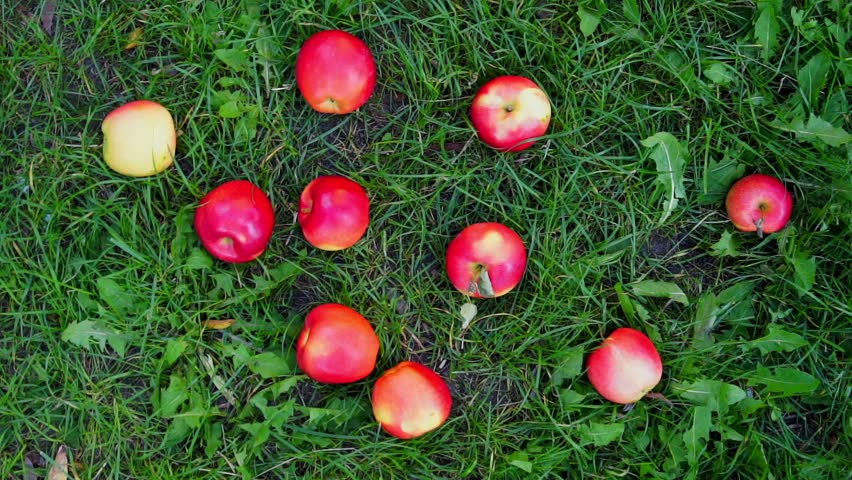
//> input picture Appunti/Algoritmi/image/apple.jpg, 852 x 480 px
$ ./HoughLines image/apple.jpg   (built with g++ and OpenCV 4)
//> lines starting //> are read from the running program, lines starting //| are printed output that depends on the picture
#include <opencv2/opencv.hpp>
using namespace cv;

/*
	1. Inizializzare l'accumulatore H
	2. Applicare l'algoritmo di Canny per individuare i punti di edge
	3. Per ogni punto (𝑥, 𝑦) di edge (risultato di Canny)
	4. Per ogni angolo 𝜃 = 0: 180 calcolare 𝜌 = 𝑥 cos 𝜃 + 𝑦 sin 𝜃
	5. Incrementare H(𝜌, 𝜃)=H(𝜌, 𝜃)+1
	6. Le celle H(𝜌, 𝜃) con un valore maggiore di una soglia th corrispondono alle rette nell'immagine
*/

void polarToCartesian(double, int, Point&, Point&);
void houghLines(Mat, Mat&, int, int, int);

int main(int argc, char** argv) {
	Mat img = imread(argv[1], IMREAD_GRAYSCALE);
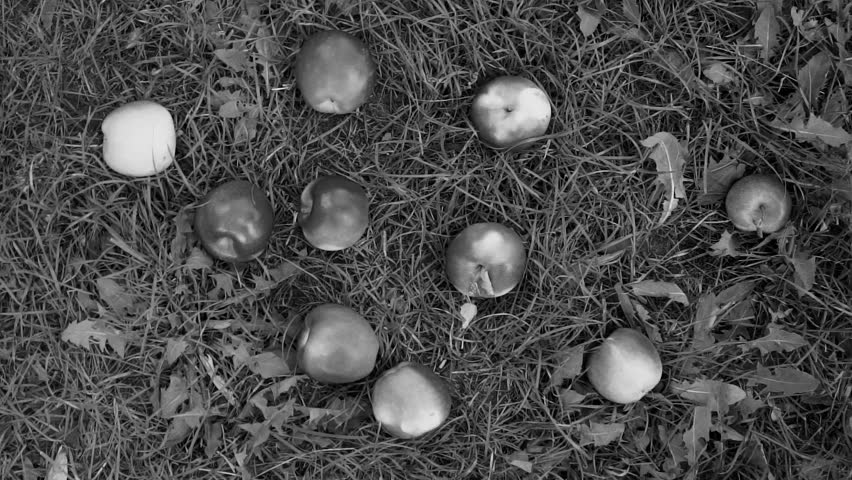
//> img: 480 rows x 852 cols, CV_8UC1; min 0, max 235, mean 76.2
	if(img.empty()) return -1;
	Mat dst;
	int cannyLTH = 40, cannyHTH = 120, houghTH = 100;
	houghLines(img, dst, cannyLTH, cannyHTH, houghTH);
	imshow("Original", img);
	imshow("HoughLines", dst);
	waitKey(0);
	return 0;
}

/*
	questa funzione prende una coppia di coordinate polari rappresentate da rho (la distanza dal centro)
	e theta (l'angolo rispetto all'asse x) e le converte in coordinate cartesiane
*/
void polarToCartesian(double rho, int theta, Point& p1, Point& p2) {
	int alpha = 1000;
	int x0 = cvRound(rho * cos(theta)); // coordinata x del centro del cerchio
	int y0 = cvRound(rho * sin(theta)); // coordinata y del centro del cerchio

	p1.x = cvRound(x0 + alpha * (-sin(theta))); // calcola la coordinata x del primo punto (p1) sulla circonferenza del cerchio
	p1.y = cvRound(y0 + alpha * (cos(theta))); // calcola la coordinata y del primo punto (p1) sulla circonferenza del cerchio
	p2.x = cvRound(x0 - alpha * (-sin(theta))); // calcola la coordinata x del secondo punto (p2) sulla circonferenza del cerchio
	p2.y = cvRound(y0 - alpha * (cos(theta))); // calcola la coordinata y del secondo punto (p2) sulla circonferenza del cerchio
}

void houghLines(Mat src, Mat& dst, int cannyLTH, int cannyHTH, int houghTH) {
//> called with cannyLTH = 40, cannyHTH = 120, houghTH = 100
	// 1. Creare la matrice in cui saranno contenuti i voti
	int maxDist = hypot(src.rows, src.cols);
//> maxDist = 977
	Mat votes = Mat::zeros(maxDist * 2, 180, CV_8U);
	// 2. Eseguire algoritmo di Canny sull'immagine per rilevare i bordi
	Mat gaus, cannyimg;
	GaussianBlur(src, gaus, Size(3,3), 0);
	Canny(gaus, cannyimg, cannyLTH, cannyHTH);
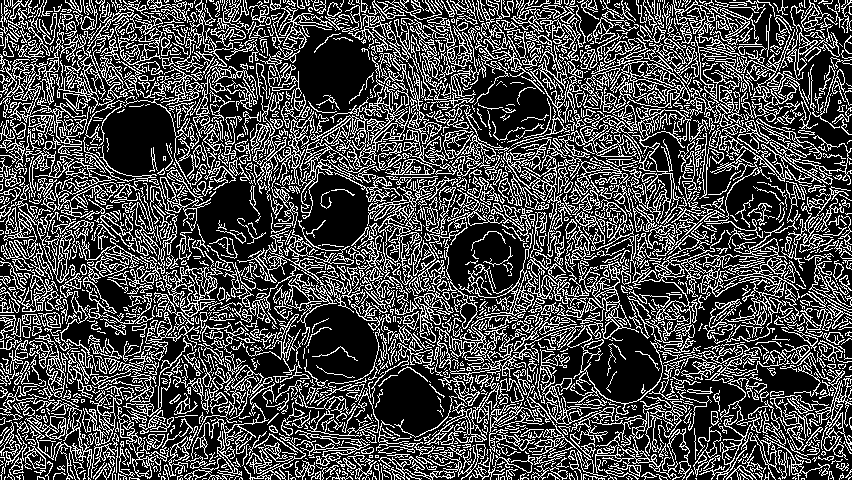
//> cannyimg: 480 rows x 852 cols, CV_8UC1; 29% white in thin lines or dots
	// 3. Essenza dell'algoritmo
	double rho;
	int theta;
	for(int i = 0; i < cannyimg.rows; i++) { // itero le righe di canny
		for(int j = 0; j < cannyimg.cols; j++) { // itero le colonne di canny
			if(cannyimg.at<uchar>(i,j) == 255) { // se sono sul bordo
				// Per ogni angolo 𝜃 = 0: 180
				for(theta = 0; theta <= 180; theta++) {
					// calcolare 𝜌 = 𝑥 cos 𝜃 + 𝑦 sin 𝜃
					rho = round(j * cos(theta-90) + i * sin(theta-90)) + maxDist; // la sottrazione di 90 gradi viene effettuata
																			      // per ruotare gli angoli in modo che siano
																			      // allineati rispetto all'asse y dell'immagine invece che all'asse x.
					// Incrementare H(𝜌, 𝜃) = H(𝜌, 𝜃) + 1
					votes.at<uchar>(rho,theta)++;
				}
			}
		}
	}
//> this loop made 480 passes
//> rho on passes 1 to 3: 596, 597, 597
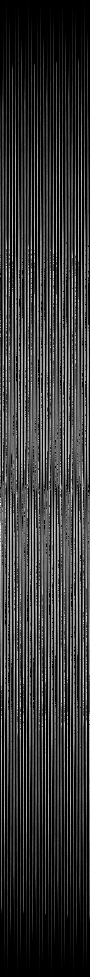
//> votes: 1954 rows x 180 cols, CV_8UC1 (shown at 1/2 size); min 0, max 255, mean 55.1
//> after the loop, rho = 1025
	// 4. Disegno delle linee
	src.copyTo(dst);
	Point p1, p2;
	for(int i = 0; i < votes.rows; i++) {
		for(int j = 0; j < votes.cols; j++) {
			if(votes.at<uchar>(i,j) >= houghTH) {
				rho = i - maxDist; // la sottrazione di maxDist da i viene effettuata per correggere
								   // il valore di rho in modo che rappresenti correttamente la
								   // distanza dall'origine all'asse della retta individuata nell'immagine
				theta = j - 90;
				polarToCartesian(rho, theta, p1, p2);
				line(dst, p1, p2, Scalar(0));
			}
		}
	}
//> dst: 480 rows x 852 cols, CV_8UC1; every value is 0
//> after the loop, rho = 875; theta = 38; p1 = Point(540, 1214); p2 = Point(1132, -696)
}

$ run again, on Appunti/Algoritmi/image/mixed-fruits.jpg
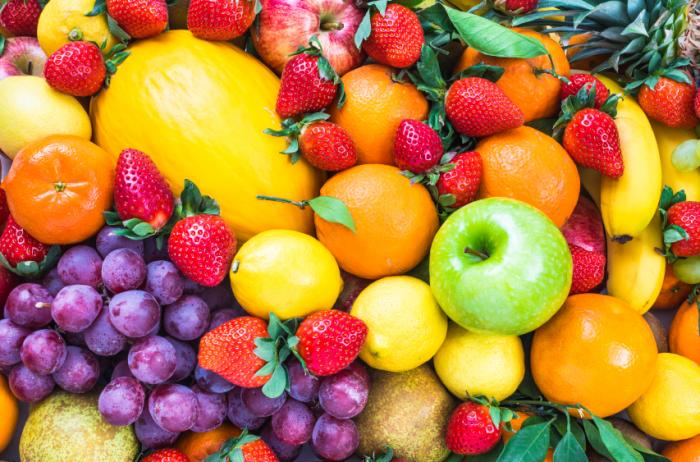
//> input picture Appunti/Algoritmi/image/mixed-fruits.jpg, 700 x 462 px
//> in houghLines, `Canny(gaus, cannyimg, cannyLTH, cannyHTH);`:
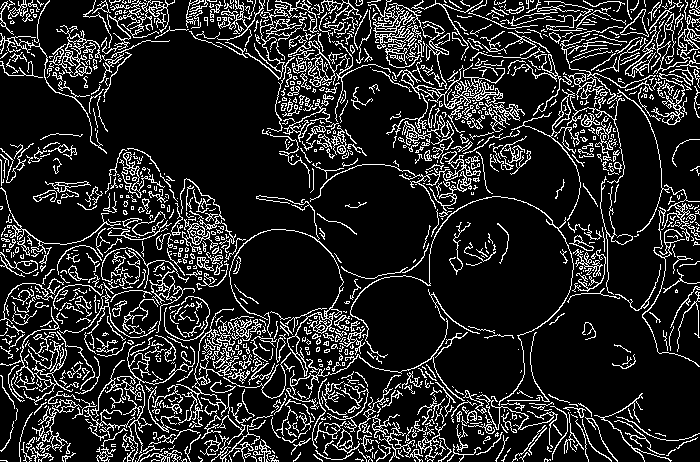
//> cannyimg: 462 rows x 700 cols, CV_8UC1; 15.3% white in thin lines or dots
//> the loop in houghLines, `for(int i = 0; i < cannyimg.rows; i++)` made 462 passes
//> rho on passes 1 to 3: 526, 527, 528
//> after the loop in houghLines, `for(int i = 0; i < cannyimg.rows; i++)`:
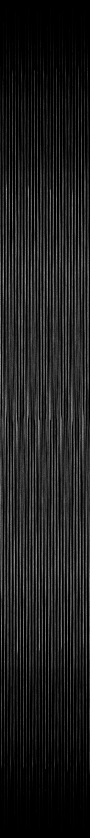
//> votes: 1676 rows x 180 cols, CV_8UC1 (shown at 1/2 size); min 0, max 222, mean 29.7
//> after the loop in houghLines, `for(int i = 0; i < cannyimg.rows; i++)`: rho = 950
//> after the loop in houghLines, `for(int i = 0; i < votes.rows; i++)`: rho = 692; theta = 19; p1 = Point(534, 1093); p2 = Point(834, -885)
